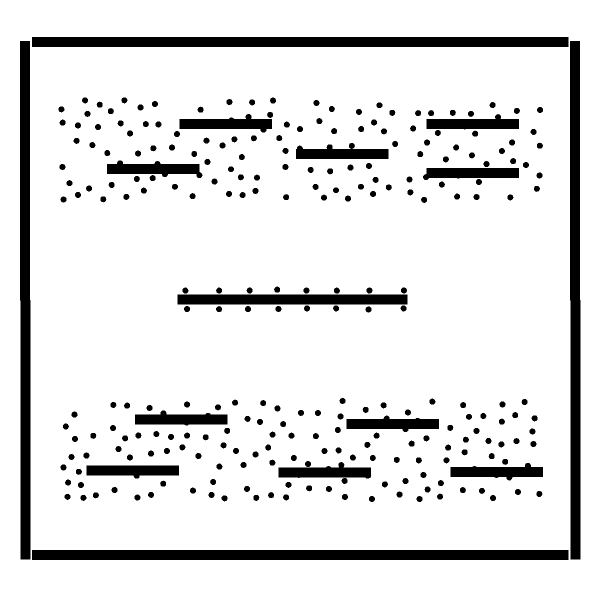
#> input picture Utils/save_map_point/map_point/MapSprase.png, 1200 x 1200 px (shown at 1/2 size)
$ python convert_image.py ../MapSprase.png out.png
#> lines starting #> are read from the running program, lines starting #| are printed output that depends on the picture; after the words box and inside, x2 and y2 are one past the last pixel; in counts of white or black regions, pixels touching at a corner belong together
# color2bw_resize_flip.py
import cv2
import sys

def process_image(image_path, save_path=None, target_width=1000):
    """
    1. 等比例缩放：宽固定为 target_width，高按比例自动计算
    2. 上下翻转（flip vertical）
    3. 转成单通道黑白图：
       RGB 均 ≥200 的像素 → 255（白），其余 → 0（黑）
    """
#> called with image_path = '../MapSprase.png', save_path = 'out.png', target_width = 1000
    img = cv2.imread(image_path)
#> img is the input picture: shape (1200, 1200, 3); 88.8% white; 267 black regions, largest, box (x1, y1, x2, y2) and area: (64, 74, 1137, 94) 21460, (64, 1100, 1137, 1120) 21460, (40, 82, 61, 1119) 20741
    if img is None:
        raise FileNotFoundError(image_path)

    # 1. 等比例缩放
    h, w = img.shape[:2]
#> h = 1200; w = 1200
    new_w = target_width
    new_h = int(round(h * new_w / w))
#> new_h = 1000
    img_resized = cv2.resize(img, (new_w, new_h), interpolation=cv2.INTER_AREA)
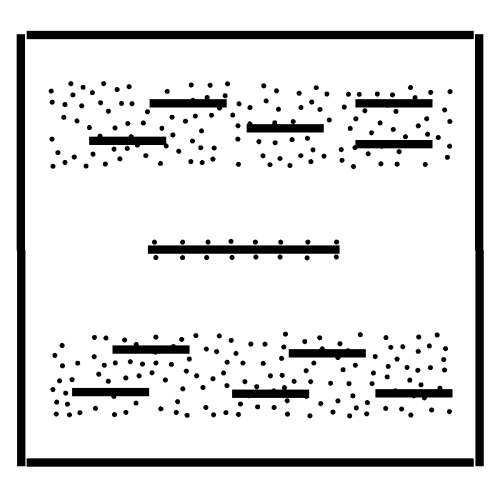
#> img_resized: shape (1000, 1000, 3) (shown at 1/2 size); min 0, max 255, mean 226.5

    # 2. 上下翻转
    img_flipped = cv2.flip(img_resized, 0)  # 0 = flip vertical
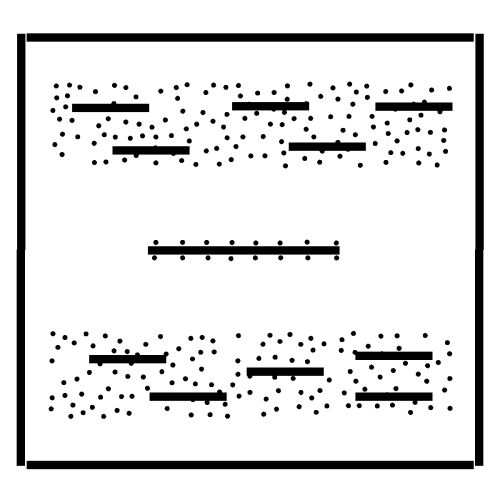
#> img_flipped: shape (1000, 1000, 3) (shown at 1/2 size); min 0, max 255, mean 226.5

    # 3. 黑白化
    mask = cv2.inRange(img_flipped, (200, 200, 200), (255, 255, 255))
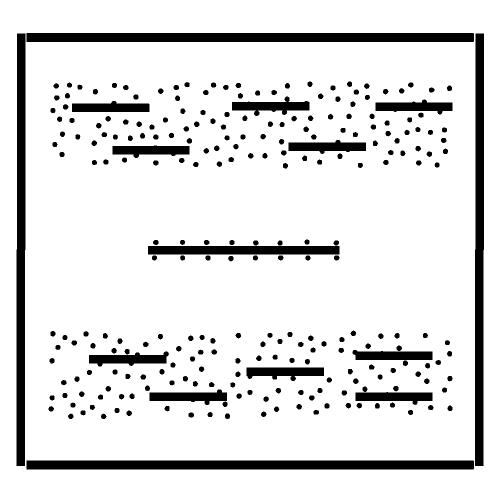
#> mask: shape (1000, 1000) (shown at 1/2 size); 88.2% white; 265 black regions, largest, box (x1, y1, x2, y2) and area: (53, 66, 948, 84) 16108, (53, 921, 948, 939) 16108, (33, 67, 51, 932) 14706
    bw = mask.copy()
    bw[bw < 255] = 0

    if save_path:
        cv2.imwrite(save_path, bw)
        print(f"Saved: {save_path}  (size: {new_w}x{new_h}, flipped)")
#| Saved: out.png  (size: 1000x1000, flipped)
    return bw

if __name__ == "__main__":
    if len(sys.argv) < 2:
        print("Usage: python color2bw_resize_flip.py input.jpg [output.jpg]")
        sys.exit(1)
    in_file  = sys.argv[1]
    out_file = sys.argv[2] if len(sys.argv) > 2 else "bw_flip_" + in_file
    process_image(in_file, out_file)

$ run again, on Utils/save_map_point/map_point/Shiyitu2.png
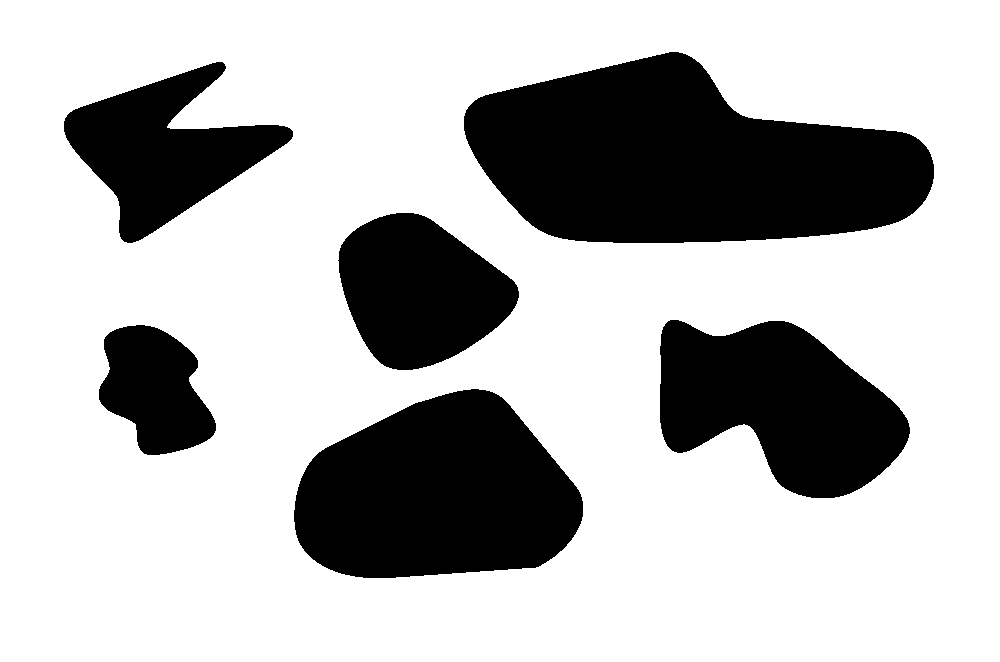
#> input picture Utils/save_map_point/map_point/Shiyitu2.png, 1000 x 662 px
#> in process_image, img is the input picture: shape (662, 1000, 3); 72.7% white; 6 black regions, box (x1, y1, x2, y2) and area: (464, 52, 934, 243) 61437, (294, 389, 583, 578) 40764, (660, 320, 910, 498) 29482, (338, 213, 519, 370) 19664, (64, 62, 293, 243) 19141, (99, 325, 216, 455) 10312
#> in process_image, `img_flipped = cv2.flip(img_resized, 0)`:
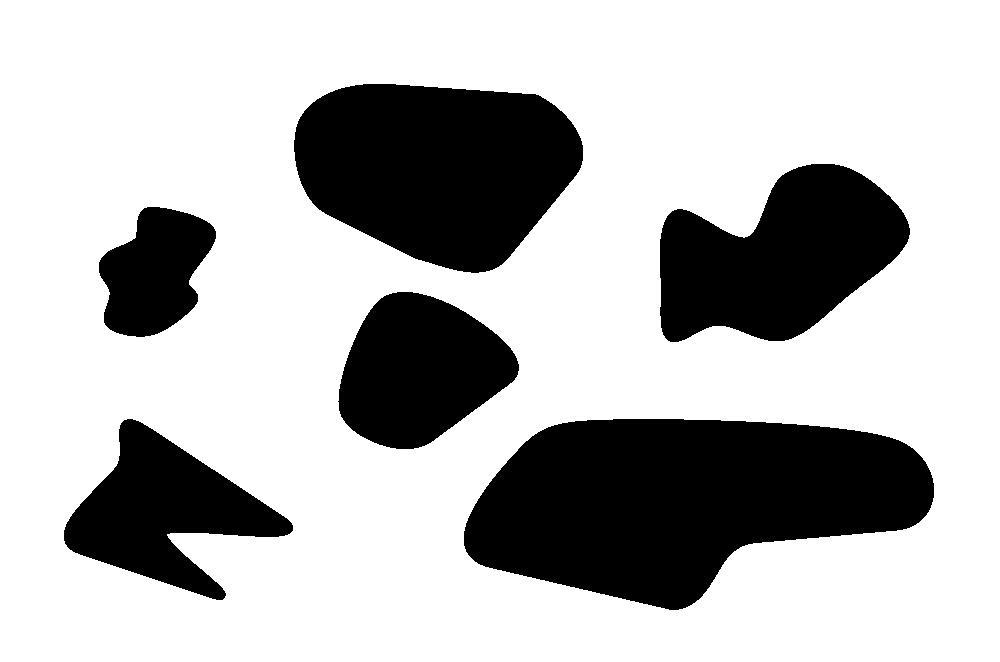
#> img_flipped: shape (662, 1000, 3); 72.7% white; 6 black regions, box (x1, y1, x2, y2) and area: (464, 419, 934, 610) 61437, (294, 84, 583, 273) 40764, (660, 164, 910, 342) 29482, (338, 292, 519, 449) 19664, (64, 419, 293, 600) 19141, (99, 207, 216, 337) 10312
#| Saved: out.png  (size: 1000x662, flipped)
